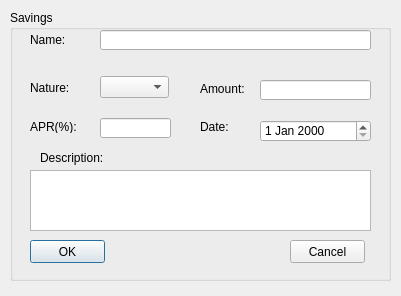
<?xml version="1.0" encoding="UTF-8"?>
<ui version="4.0">
 <class>savingsDialog</class>
 <widget class="QDialog" name="savingsDialog">
  <property name="geometry">
   <rect>
    <x>0</x>
    <y>0</y>
    <width>401</width>
    <height>296</height>
   </rect>
  </property>
  <property name="windowTitle">
   <string>Savings Info</string>
  </property>
  <property name="windowIcon">
   <iconset>
    <normaloff>cake_heap_icon.gif</normaloff>cake_heap_icon.gif</iconset>
  </property>
  <widget class="QGroupBox" name="savingsBox">
   <property name="geometry">
    <rect>
     <x>10</x>
     <y>10</y>
     <width>381</width>
     <height>271</height>
    </rect>
   </property>
   <property name="title">
    <string>Savings</string>
   </property>
   <widget class="QLineEdit" name="nameLineEdit">
    <property name="geometry">
     <rect>
      <x>90</x>
      <y>20</y>
      <width>271</width>
      <height>20</height>
     </rect>
    </property>
   </widget>
   <widget class="QLabel" name="nameLabel">
    <property name="geometry">
     <rect>
      <x>20</x>
      <y>23</y>
      <width>46</width>
      <height>13</height>
     </rect>
    </property>
    <property name="text">
     <string>Name:</string>
    </property>
   </widget>
   <widget class="QLabel" name="natureLabel">
    <property name="geometry">
     <rect>
      <x>20</x>
      <y>68</y>
      <width>71</width>
      <height>20</height>
     </rect>
    </property>
    <property name="text">
     <string>Nature:</string>
    </property>
   </widget>
   <widget class="QLabel" name="amountLabel">
    <property name="geometry">
     <rect>
      <x>190</x>
      <y>72</y>
      <width>46</width>
      <height>13</height>
     </rect>
    </property>
    <property name="text">
     <string>Amount:</string>
    </property>
   </widget>
   <widget class="QLabel" name="APRLabel">
    <property name="geometry">
     <rect>
      <x>20</x>
      <y>110</y>
      <width>46</width>
      <height>13</height>
     </rect>
    </property>
    <property name="text">
     <string>APR(%):</string>
    </property>
   </widget>
   <widget class="QComboBox" name="natureComboBox">
    <property name="geometry">
     <rect>
      <x>90</x>
      <y>66</y>
      <width>69</width>
      <height>22</height>
     </rect>
    </property>
   </widget>
   <widget class="QLineEdit" name="APRLineEdit">
    <property name="geometry">
     <rect>
      <x>90</x>
      <y>108</y>
      <width>71</width>
      <height>20</height>
     </rect>
    </property>
   </widget>
   <widget class="QLineEdit" name="amountLineEdit">
    <property name="geometry">
     <rect>
      <x>250</x>
      <y>70</y>
      <width>111</width>
      <height>20</height>
     </rect>
    </property>
   </widget>
   <widget class="QPushButton" name="okButton">
    <property name="geometry">
     <rect>
      <x>20</x>
      <y>230</y>
      <width>75</width>
      <height>23</height>
     </rect>
    </property>
    <property name="text">
     <string>OK</string>
    </property>
   </widget>
   <widget class="QPushButton" name="cancelButton">
    <property name="geometry">
     <rect>
      <x>280</x>
      <y>230</y>
      <width>75</width>
      <height>23</height>
     </rect>
    </property>
    <property name="text">
     <string>Cancel</string>
    </property>
   </widget>
   <widget class="QLabel" name="descriptionLabel">
    <property name="geometry">
     <rect>
      <x>30</x>
      <y>140</y>
      <width>71</width>
      <height>16</height>
     </rect>
    </property>
    <property name="text">
     <string>Description:</string>
    </property>
   </widget>
   <widget class="QTextEdit" name="descriptionTextEdit">
    <property name="geometry">
     <rect>
      <x>20</x>
      <y>160</y>
      <width>341</width>
      <height>61</height>
     </rect>
    </property>
   </widget>
   <widget class="QLabel" name="amountLabel_2">
    <property name="geometry">
     <rect>
      <x>190</x>
      <y>110</y>
      <width>46</width>
      <height>13</height>
     </rect>
    </property>
    <property name="text">
     <string>Date:</string>
    </property>
   </widget>
  </widget>
  <widget class="QDateEdit" name="dueDateEdit">
   <property name="geometry">
    <rect>
     <x>260</x>
     <y>120</y>
     <width>111</width>
     <height>22</height>
    </rect>
   </property>
  </widget>
 </widget>
 <resources/>
 <connections/>
</ui>
